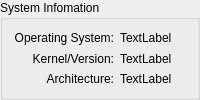
           <widget class="QGroupBox" name="groupBox_info">
            <property name="title">
             <string>System Infomation</string>
            </property>
            <layout class="QGridLayout" name="gridLayout">
             <item row="0" column="0">
              <widget class="QLabel" name="label_info_os_L">
               <property name="text">
                <string>Operating System:</string>
               </property>
               <property name="alignment">
                <set>Qt::AlignRight|Qt::AlignTrailing|Qt::AlignVCenter</set>
               </property>
              </widget>
             </item>
             <item row="0" column="1">
              <widget class="QLabel" name="label_info_os">
               <property name="text">
                <string>TextLabel</string>
               </property>
              </widget>
             </item>
             <item row="1" column="0">
              <widget class="QLabel" name="label_info_version_L">
               <property name="text">
                <string>Kernel/Version:</string>
               </property>
               <property name="alignment">
                <set>Qt::AlignRight|Qt::AlignTrailing|Qt::AlignVCenter</set>
               </property>
              </widget>
             </item>
             <item row="1" column="1">
              <widget class="QLabel" name="label_info_version">
               <property name="text">
                <string>TextLabel</string>
               </property>
              </widget>
             </item>
             <item row="2" column="0">
              <widget class="QLabel" name="label_info_arch_L">
               <property name="text">
                <string>Architecture:</string>
               </property>
               <property name="alignment">
                <set>Qt::AlignRight|Qt::AlignTrailing|Qt::AlignVCenter</set>
               </property>
              </widget>
             </item>
             <item row="2" column="1">
              <widget class="QLabel" name="label_info_arch">
               <property name="text">
                <string>TextLabel</string>
               </property>
              </widget>
             </item>
            </layout>
           </widget>
